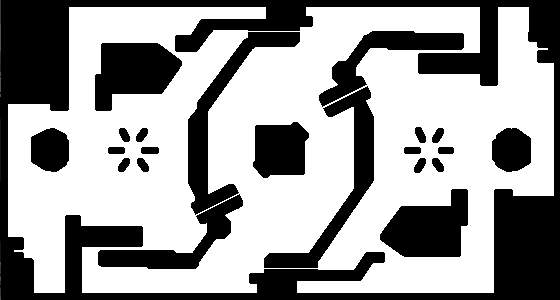
#> input picture images/rmuc2025.png, 560 x 300 px, found by its file name
$ python generate_rmuc_gazebo_world.py
#> lines starting #> are read from the running program, lines starting #| are printed output that depends on the picture; after the words box and inside, x2 and y2 are one past the last pixel; in counts of white or black regions, pixels touching at a corner belong together
#!/usr/bin/env -S python3 -s
"""
将 TDT-Nav-Kit 原版 images/rmuc2025.png (560x300, res=0.05m, 28m x 15m)
自动转换为 Gazebo 11 3D 物理赛场世界文件: worlds/rmuc2025.world
同时导出标准 ROS 2 nav2 map_server 栅格图: maps/rmuc2025.pgm + maps/rmuc2025.yaml
"""
import os
import numpy as np
from PIL import Image

def extract_merged_rectangles(occ_mask):
    """
    将二值障碍物矩阵 (H, W) 分解为互不重叠的合并矩形块 (r0, c0, r1, c1)，
    大幅减少 Gazebo link 数量，使 3D 物理与 VLP-16 激光仿真保持 >60 FPS 流畅运行。
    """
    H, W = occ_mask.shape
    visited = np.zeros_like(occ_mask, dtype=bool)
    rects = []

    # 降采样到 2x2 像素 (0.10m 栅格) 进行游程矩形合并，保持 10cm 几何精度且极大减少 box 数量
    step = 2
    sH, sW = H // step, W // step
    small_occ = np.zeros((sH, sW), dtype=bool)
    for r in range(sH):
        for c in range(sW):
            block = occ_mask[r*step:(r+1)*step, c*step:(c+1)*step]
            if np.mean(block) >= 0.5:
                small_occ[r, c] = True

    vis = np.zeros_like(small_occ, dtype=bool)
    for r in range(sH):
        c = 0
        while c < sW:
            if small_occ[r, c] and not vis[r, c]:
                # 向右扩展
                c1 = c + 1
                while c1 < sW and small_occ[r, c1] and not vis[r, c1]:
                    c1 += 1
                # 向下扩展
                r1 = r + 1
                while r1 < sH:
                    row_ok = True
                    for cc in range(c, c1):
                        if not small_occ[r1, cc] or vis[r1, cc]:
                            row_ok = False
                            break
                    if row_ok:
                        r1 += 1
                    else:
                        break
                vis[r:r1, c:c1] = True
                rects.append((r * step, c * step, r1 * step, c1 * step))
                c = c1
            else:
                c += 1
    return rects

def main():
    root_dir = "/home/wgk/decision_planning/SCU-TDT-V1"
    img_path = os.path.join(root_dir, "images/rmuc2025.png")
    worlds_dir = os.path.join(root_dir, "worlds")
    maps_dir = os.path.join(root_dir, "maps")
    os.makedirs(worlds_dir, exist_ok=True)
    os.makedirs(maps_dir, exist_ok=True)

    im = Image.open(img_path).convert('L')
    raw = np.array(im)
    H, W = raw.shape
#> H = 300; W = 560
    res = 0.05

    # 保存 PGM 与 YAML 供 ROS 2 / RViz2 使用
    # 注意：为了让原版 TDT-Nav-Kit 坐标 (x = col * 0.05, y = row * 0.05) 在 Gazebo/RViz 右手系中直观一致，
    # 我们令世界坐标系 X ∈ [0, 28.0m], Y ∈ [0, 15.0m]，并将图像上下翻转存入 PGM (因为 ROS map_server 从左下角读取 PGM)
    pgm_path = os.path.join(maps_dir, "rmuc2025.pgm")
    with open(pgm_path, "wb") as f:
        f.write(f"P5\n{W} {H}\n255\n".encode('ascii'))
        # 直接按原始行写入，让 C++ ScuTdtPlannerEngine 和 RViz 保持 100% 相同坐标映射
        f.write(raw.tobytes())

    yaml_path = os.path.join(maps_dir, "rmuc2025.yaml")
    with open(yaml_path, "w") as f:
        f.write(f"""image: rmuc2025.pgm
mode: trinary
resolution: {res}
origin: [0.0, 0.0, 0.0]
negate: 0
occupied_thresh: 0.65
free_thresh: 0.25
""")

    occ_mask = (raw < 128)
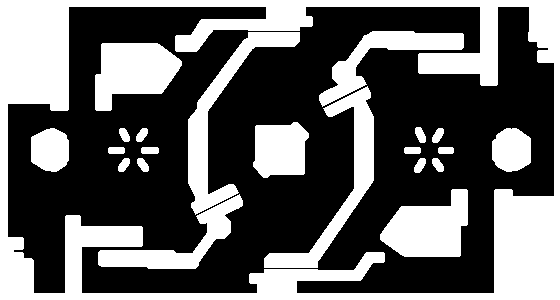
#> occ_mask: shape (300, 560) bool; 38.7% white; 22 white regions, largest, box (x1, y1, x2, y2) and area: (0, 0, 560, 300) 36081, (188, 32, 300, 215) 4128, (380, 189, 468, 257) 4049
    rects = extract_merged_rectangles(occ_mask)
#> after the loop in extract_merged_rectangles, `for r in range(sH):`:
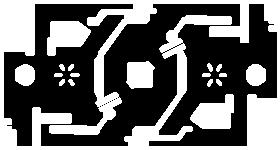
#> small_occ: shape (150, 280) bool; 40.4% white; 18 white regions, largest, box (x1, y1, x2, y2) and area: (0, 0, 280, 150) 13082, (190, 94, 234, 129) 1044, (47, 21, 91, 56) 1042
#> rects = 370 items, first 6: (0, 0, 8, 560), (8, 0, 104, 70), (8, 266, 28, 306), (8, 480, 86, 498), (8, 528, 42, 560), (16, 306, 28, 312)

    wall_height = 1.10
    links_xml = []
    for idx, (r0, c0, r1, c1) in enumerate(rects):
        x0 = c0 * res
        x1 = c1 * res
        y0 = r0 * res
        y1 = r1 * res
        cx = 0.5 * (x0 + x1)
        cy = 0.5 * (y0 + y1)
        sx = max(0.05, x1 - x0)
        sy = max(0.05, y1 - y0)
        cz = 0.5 * wall_height

        # 区分外围边界墙与内部战术掩体颜色
        is_border = (r0 <= 4 or r1 >= H - 4 or c0 <= 4 or c1 >= W - 4)
        mat_name = "Gazebo/Grey" if is_border else "Gazebo/DarkGrey"
        ambient = "0.35 0.38 0.42 1" if is_border else "0.22 0.30 0.45 1"

        links_xml.append(f"""      <link name="wall_{idx}">
        <pose>{cx:.3f} {cy:.3f} {cz:.3f} 0 0 0</pose>
        <collision name="collision">
          <geometry><box><size>{sx:.3f} {sy:.3f} {wall_height:.3f}</size></box></geometry>
        </collision>
        <visual name="visual">
          <geometry><box><size>{sx:.3f} {sy:.3f} {wall_height:.3f}</size></box></geometry>
          <material>
            <script>
              <uri>file://media/materials/scripts/gazebo.material</uri>
              <name>{mat_name}</name>
            </script>
            <ambient>{ambient}</ambient>
          </material>
        </visual>
      </link>""")
#> this loop made 370 passes
#> (r0, c0, r1, c1, x0, x1, y0, y1) on passes 1 to 3: (0, 0, 8, 560, 0, 28, 0, 0.4), (8, 0, 104, 70, 0, 3.5, 0.4, 5.2), (8, 266, 28, 306, 13.3, 15.3, 0.4, 1.4)

    world_xml = f"""<?xml version="1.0" ?>
<sdf version="1.6">
  <world name="rmuc2025_world">
    <include>
      <uri>model://sun</uri>
    </include>
    <include>
      <uri>model://ground_plane</uri>
    </include>

    <physics type="ode">
      <real_time_update_rate>1000.0</real_time_update_rate>
      <max_step_size>0.001</max_step_size>
      <real_time_factor>1.0</real_time_factor>
    </physics>

    <gui fullscreen="0">
      <camera name="user_camera">
        <pose>14.0 -8.5 22.0 0 0.92 1.5708</pose>
        <view_controller>orbit</view_controller>
      </camera>
    </gui>

    <model name="rmuc2025_arena">
      <static>true</static>
{chr(10).join(links_xml)}
    </model>
  </world>
</sdf>
"""
    world_path = os.path.join(worlds_dir, "rmuc2025.world")
    with open(world_path, "w") as f:
        f.write(world_xml)

    print(f"✅ 已生成 RMUC 2025 3D Gazebo 赛场世界: {world_path} (共合并为 {len(rects)} 个 3D 障碍物实体)")
#| ✅ 已生成 RMUC 2025 3D Gazebo 赛场世界: /home/wgk/decision_planning/SCU-TDT-V1/worlds/rmuc2025.world (共合并为 370 个 3D 障碍物实体)
    print(f"✅ 已生成 RMUC 2025 2D 栅格地图: {pgm_path}")

if __name__ == '__main__':
    main()

$ run again, with images/rmuc2024.png copied over images/rmuc2025.png
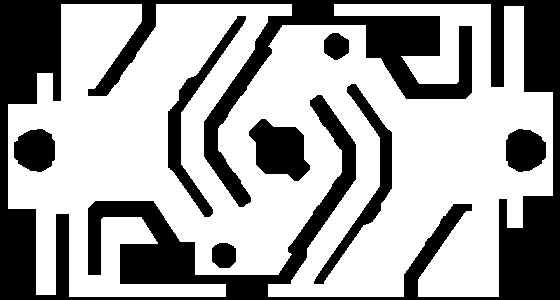
#> input picture images/rmuc2024.png, 560 x 300 px, found by its file name
#> in main, im is the input picture: PIL image 560x300 L; 64.4% white; 8 black regions, largest, box (x1, y1, x2, y2) and area: (0, 0, 560, 300) 48451, (168, 16, 246, 217) 2543, (314, 84, 392, 284) 2510
#> after the loop in extract_merged_rectangles, `for r in range(sH):`:
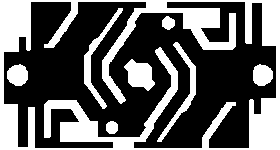
#> small_occ: shape (150, 280) bool; 36.8% white; 8 white regions, largest, box (x1, y1, x2, y2) and area: (0, 0, 280, 150) 12547, (84, 8, 123, 109) 665, (157, 42, 196, 142) 638
#> in main, `rects = extract_merged_rectangles(occ_mask)`: rects = 440 items, first 6: (0, 0, 4, 560), (4, 0, 74, 62), (4, 142, 28, 156), (4, 292, 26, 334), (4, 490, 6, 560), (6, 490, 86, 504)
#> the loop in main, `for idx, (r0, c0, r1, c1) in enumerate(rects):` made 440 passes
#> (r0, c0, r1, c1, x0, x1, y0, y1) on passes 1 to 3: (0, 0, 4, 560, 0, 28, 0, 0.2), (4, 0, 74, 62, 0, 3.1, 0.2, 3.7), (4, 142, 28, 156, 7.1, 7.8, 0.2, 1.4)
#| ✅ 已生成 RMUC 2025 3D Gazebo 赛场世界: /home/wgk/decision_planning/SCU-TDT-V1/worlds/rmuc2025.world (共合并为 440 个 3D 障碍物实体)

$ run again, with images/1.png copied over images/rmuc2025.png
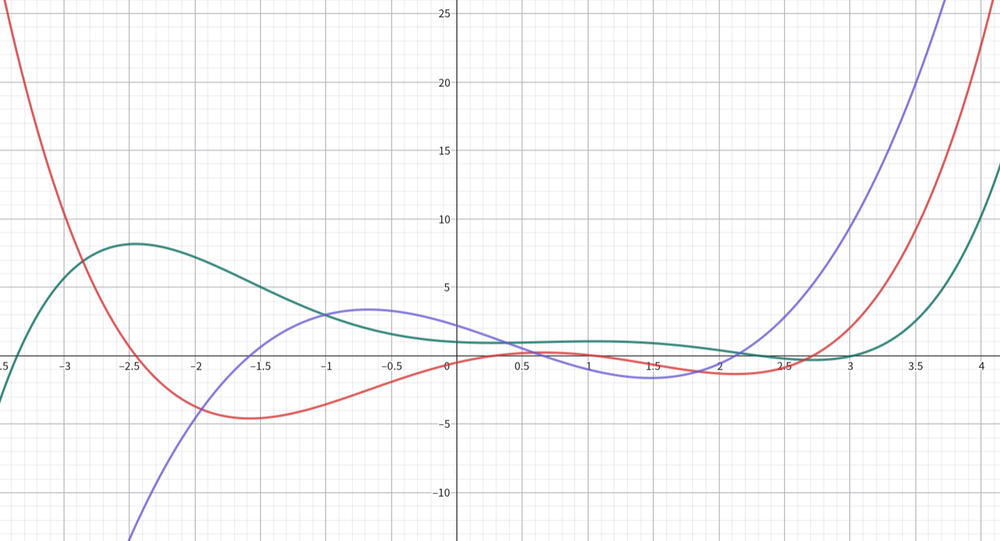
#> input picture images/1.png, 1000 x 541 px, shrunk from 1400 x 757 before the run, found by its file name
#> in main, `occ_mask = (raw < 128)`:
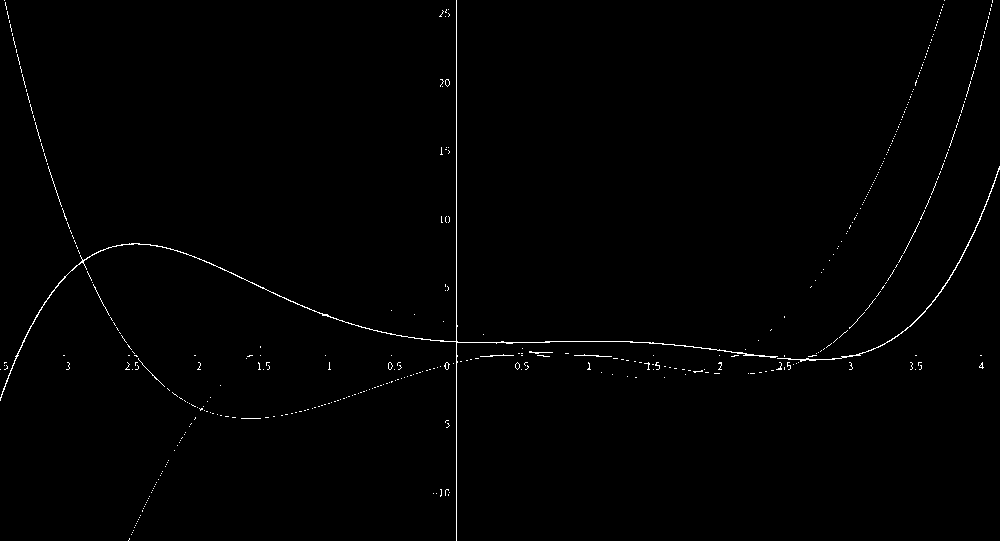
#> occ_mask: shape (541, 1000) bool; 0.71% white in thin lines or dots
#> after the loop in extract_merged_rectangles, `for r in range(sH):`:
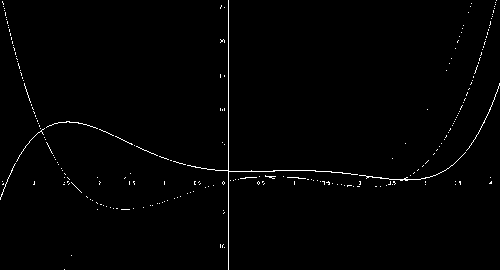
#> small_occ: shape (270, 500) bool; 1% white in thin lines or dots
#> in main, `rects = extract_merged_rectangles(occ_mask)`: rects = 508 items, first 6: (0, 456, 540, 458), (0, 992, 2, 994), (2, 4, 6, 6), (4, 990, 6, 992), (6, 6, 10, 8), (6, 942, 8, 944)
#> the loop in main, `for idx, (r0, c0, r1, c1) in enumerate(rects):` made 508 passes
#> (r0, c0, r1, c1, x0, x1, y0, y1) on passes 1 to 3: (0, 456, 540, 458, 22.8, 22.9, 0, 27), (0, 992, 2, 994, 49.6, 49.7, 0, 0.1), (2, 4, 6, 6, 0.2, 0.3, 0.1, 0.3)
#| ✅ 已生成 RMUC 2025 3D Gazebo 赛场世界: /home/wgk/decision_planning/SCU-TDT-V1/worlds/rmuc2025.world (共合并为 508 个 3D 障碍物实体)

$ run again, with images/2.png copied over images/rmuc2025.png
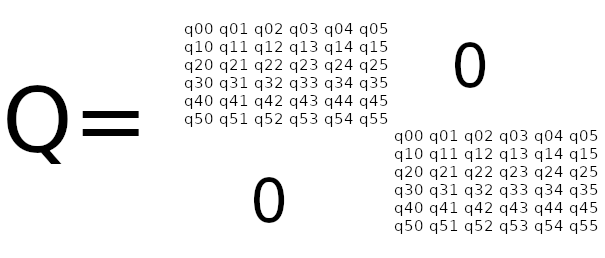
#> input picture images/2.png, 605 x 258 px, found by its file name
#> in main, `occ_mask = (raw < 128)`:
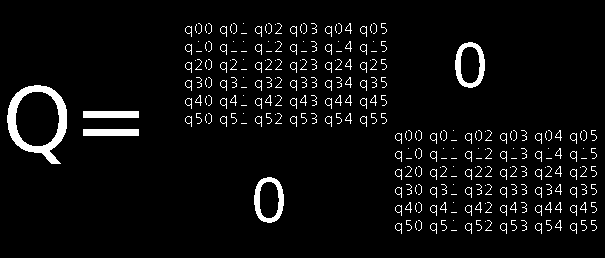
#> occ_mask: shape (258, 605) bool; 5.1% white; 293 white regions (144 under 20 px), largest, box (x1, y1, x2, y2) and area: (7, 85, 67, 164) 1525, (455, 42, 485, 88) 550, (254, 177, 284, 223) 550
#> after the loop in extract_merged_rectangles, `for r in range(sH):`:
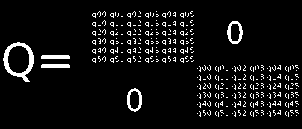
#> small_occ: shape (129, 302) bool; 6.9% white in thin lines or dots, all inside (x1, y1, x2, y2) = (3, 11, 299, 117)
#> in main, `rects = extract_merged_rectangles(occ_mask)`: rects = 933 items, first 6: (22, 198, 24, 200), (22, 208, 24, 210), (22, 268, 24, 270), (22, 278, 24, 280), (22, 312, 24, 314), (22, 338, 24, 340)
#> the loop in main, `for idx, (r0, c0, r1, c1) in enumerate(rects):` made 933 passes
#> (r0, c0, r1, c1, x0, x1, y0, y1) on passes 1 to 3: (22, 198, 24, 200, 9.9, 10, 1.1, 1.2), (22, 208, 24, 210, 10.4, 10.5, 1.1, 1.2), (22, 268, 24, 270, 13.4, 13.5, 1.1, 1.2)
#| ✅ 已生成 RMUC 2025 3D Gazebo 赛场世界: /home/wgk/decision_planning/SCU-TDT-V1/worlds/rmuc2025.world (共合并为 933 个 3D 障碍物实体)
